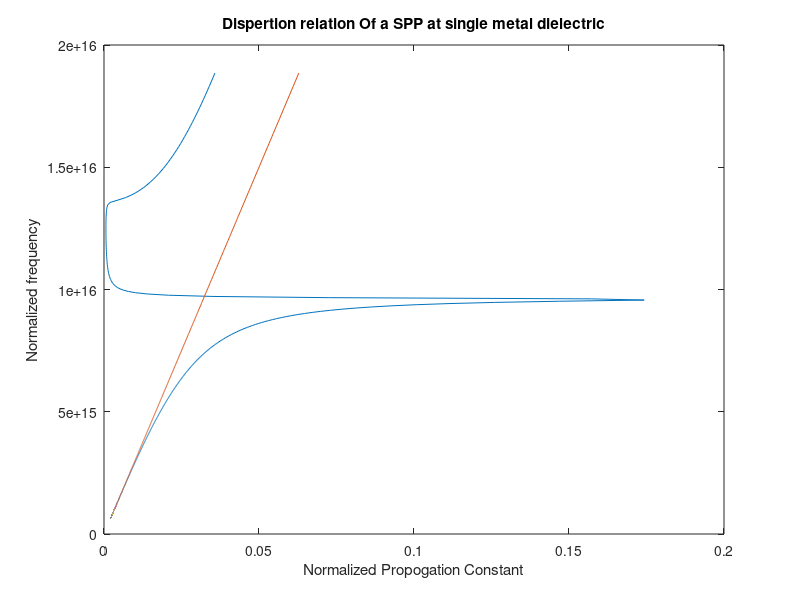

Reproduce this figure in MATLAB.
clc;clear all;close all;
nprism=2;
T=10^14;
wp=1.36*10^16;
lambda=(100:3000);
c=3e8/10^-9;
w=2*pi*c./lambda;
Eg=1-((wp^2)./(w.^2+1i*T*w));
Kx=w/c.*((Eg)./(Eg+1)).^0.5;
Ka=w./c;

plot(Kx.',w.');
hold on
plot(Ka,w');
%plot(Ka*nprism,w,':r');
xlabel ('Normalized Propogation Constant');
ylabel ('Normalized frequency');
title('Dispertion relation Of a SPP at single metal dielectric');